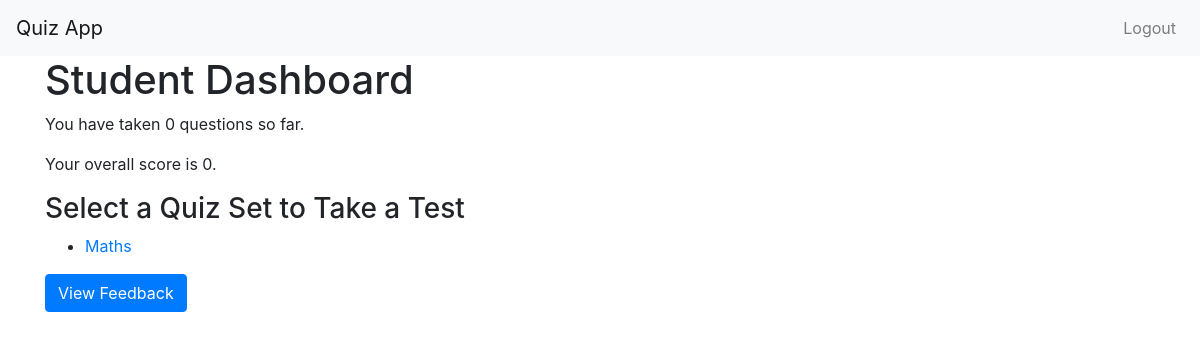
The page /student_dashboard (signed in) on the database as committed earlier.
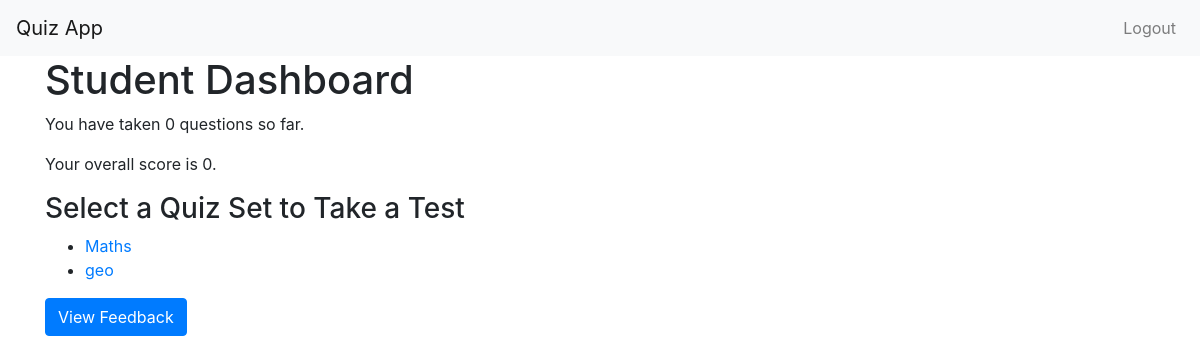
The same page on the database as committed later.
### app/models.py (models this page shows)
class QuizSet(db.Model):
    id = db.Column(db.Integer, primary_key=True)
    title = db.Column(db.String(128), nullable=False)
    questions = db.relationship('Question', backref='quiz_set', lazy=True)
    quiz_results = db.relationship('QuizResult', backref='related_quiz_set', lazy=True)  # Renamed backref

### app/routes.py (the view)
@main_bp.route("/student_dashboard")
@login_required
def student_dashboard():
    user_results = QuizResult.query.filter_by(user_id=current_user.id).all()
    total_questions = sum(len(result.quiz_set.questions) for result in user_results)
    total_score = sum(result.score for result in user_results)
    quiz_sets = QuizSet.query.all()
    return render_template(
        'student_dashboard.html',
        total_questions=total_questions,
        total_score=total_score,
        results=user_results,
        quiz_sets=quiz_sets  # Add quiz sets to the context
    )

### app/__init__.py (called while the page is built)
@login_manager.user_loader
def load_user(user_id):
    from app.models import User
    return User.query.get(int(user_id))

### app/templates/student_dashboard.html
{% extends "layout.html" %}
{% block content %}
<h1>Student Dashboard</h1>
<p>You have taken {{ total_questions }} questions so far.</p>
<p>Your overall score is {{ total_score }}.</p>
<h3>Select a Quiz Set to Take a Test</h3>
<ul>
    {% for quiz_set in quiz_sets %}
    <li><a href="{{ url_for('main.quiz', quiz_id=quiz_set.id) }}">{{ quiz_set.title }}</a></li>
    {% endfor %}
</ul>
<a href="{{ url_for('main.view_feedback') }}" class="btn btn-primary">View Feedback</a>
{% endblock %}

Rows that differ between the two databases and show on the page:
added QuizSet: title "geo"
